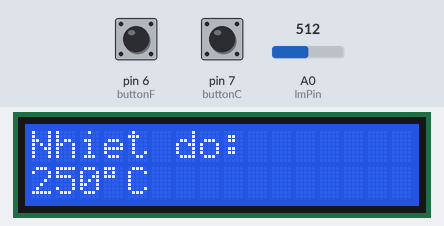
This sketch was run on a simulated Arduino Uno, built with avr-gcc and run on an emulated ATmega328P. On the bench: 16×2 character LCD. Inputs (shaded band) come from the test bench; at power-on: pin 6 (buttonF) LOW, A0 (lmPin) = 512, pin 7 (buttonC) LOW.

Above: at 2.0 s.
2.1 s: pin 6 (buttonF) pulled HIGH for 0.15 s
At 3.0 s:
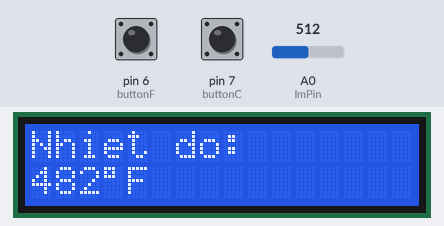
3.7 s: A0 (lmPin) set to 716
At 4.2 s:
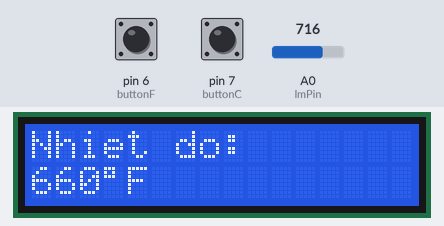
5.2 s: pin 7 (buttonC) pulled HIGH for 0.15 s
At 6.4 s:
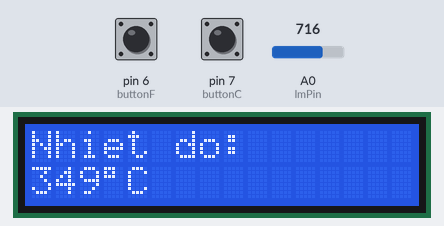
6.8 s: A0 (lmPin) set to 900
At 7.8 s:
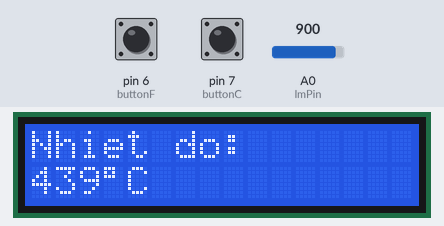
8.3 s: pin 6 (buttonF) pulled HIGH for 1 s
At 8.8 s:
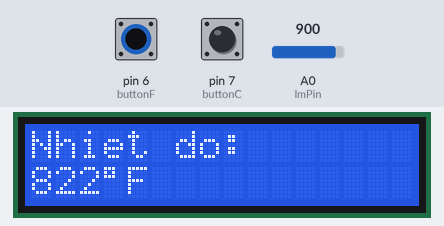
10.8 s: A0 (lmPin) set to 1023
At 12.1 s:
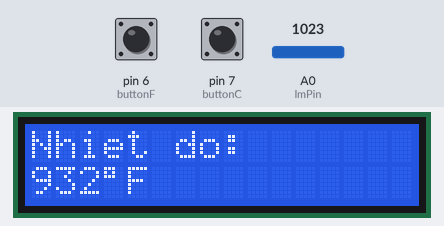
Timing chart, 0 to 13.3 s (numbered marks = the images above; inputs shaded):
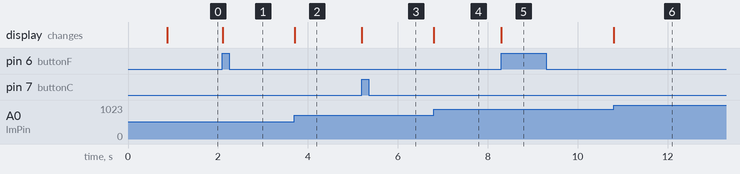

Measured:
- after the input at 2.1 s, the display: changes at once (image 1)
- after the input at 3.7 s, the display: changes at once (image 2)
- after the input at 5.2 s, the display: changes at once (image 3)
- after the input at 6.8 s, the display: changes at once (image 4)
- after the input at 8.3 s, the display: changes at once (image 5)
- after the input at 10.8 s, the display: changes at once (image 6)

The sketch:

bai09.ino
```cpp
#include <LiquidCrystal.h>

LiquidCrystal lcd(12, 11, 5, 4, 3, 2);

int lmPin = A0;
int buttonC = 7;
int buttonF = 6;

int mode = 0;

void setup() {
  pinMode(lmPin, INPUT);
  pinMode(buttonC, INPUT);
  pinMode(buttonF, INPUT);
  lcd.begin(16, 2);
  lcd.print("Do nhiet do:");
  delay(800);
  lcd.clear();
}

void loop() {
  long val = analogRead(lmPin);
  long tempC = (val * 500) / 1023;
  long tempF = (tempC * 9) / 5 + 32;

  if (digitalRead(buttonC) == 1) mode = 0;
  if (digitalRead(buttonF) == 1) mode = 1;

  lcd.setCursor(0, 0);
  lcd.print("Nhiet do:     ");

  lcd.setCursor(0, 1);
  if (mode == 0) {
    lcd.print(tempC);
    lcd.print((char)223);
    lcd.print("C   ");
  } else {
    lcd.print(tempF);
    lcd.print((char)223);
    lcd.print("F   ");
  }
}
```
